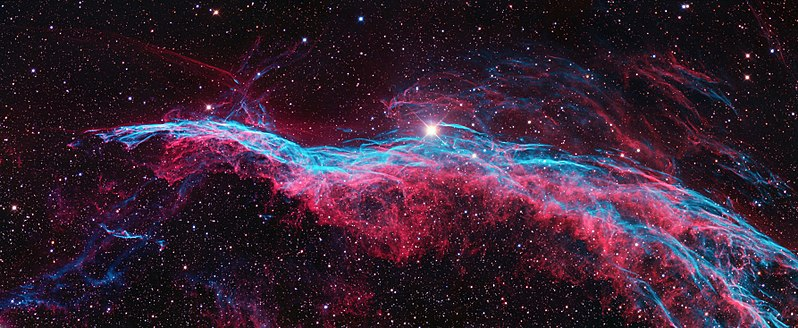
#> input picture Nebulae_Img/Img_Selection/Nebula0001.jpg, 798 x 328 px, found by its file name
$ jupyter execute --allow-errors img_preprocess.ipynb
#> lines starting #> are read from the running program, lines starting #| are printed output that depends on the picture
[cell 1]
# 1-1. 이미지 width를 리스트에 저장한 후, 범주형 데이터로 가공하기
# 1-2. width 범주 데이터를 막대 그래프로 시각화하기
# 2-1. 이미지 height를 리스트에 저장한 후, 범주형 데이터로 가공하기
# 2-2. height 범주 데이터를 막대 그래프로 시각화하기
# 2-1. 이미지 width의 최빈값, 평균값 구하기
# 2-2. 이미지 height의 최빈값, 평균값 구하기


# 번외 : N x N 사이즈로 일괄 변형하기

[cell 2]
import cv2
import numpy as np
import matplotlib.pyplot as plt
import os
from tqdm.notebook import tqdm_notebook

#> (a cell that did not finish here is left out)

[cell 4]
# 온전한 성운 이미지만 직접 선별함
print(f"👉 선별 이미지 개수 : {len(os.listdir('./Img_Selection/'))}개")

[cell 5]
img = cv2.imread('./Img_Selection/Nebula0001.jpg')
#> img is the input picture: shape (328, 798, 3); mean B, G, R 52.3, 34.8, 56.2
h, w, c = img.shape
#> h = 328; w = 798; c = 3
print(h)
#| 328

[cell 6]
height_li = []
width_li = []

not_read_fn_li = []

for fn in os.listdir('./Img_Selection/'):
    try:
        img = cv2.imread(f"./Img_Selection/{fn}")
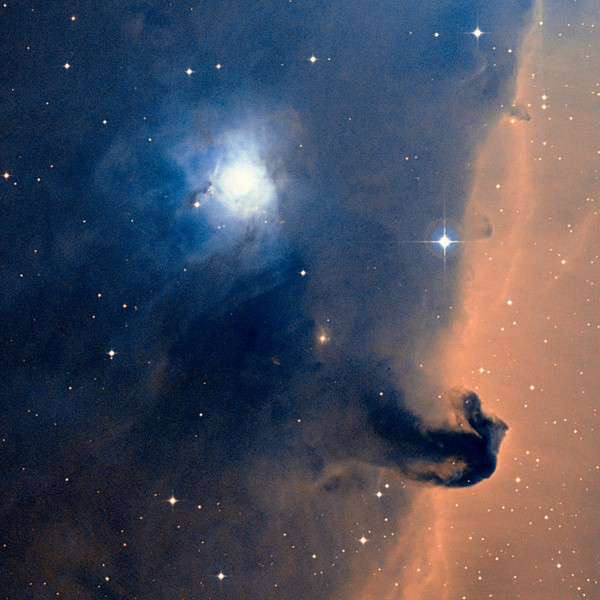
#> input picture Nebula_Img/Img_Selection/Nebula0077.jpg, 600 x 600 px
#> img is the input picture: shape (600, 600, 3); mean B, G, R 92.8, 78.9, 76.6

        h, w, _ = img.shape
#> h = 600; w = 600

        height_li.append(h)
        width_li.append(w)

    except AttributeError:
        not_read_fn_li.append(fn)
        print(f"{fn} 파일은 shape 정보를 읽어올 수 없습니다...")

[cell 7]
select_len = len(os.listdir('./Img_Selection/'))
print(f"👉 shape 정보 확인한 이미지 개수 : {select_len - len(not_read_fn_li)}개")

[cell 8]
def bar_chart_with_frequencies(data, title, x_label, y_label):
    # 데이터 분석: 빈도수 계산
#> called with title = 'Height Distribution Bar-Chart', x_label = 'height_data', y_label = 'cnt'
    frequencies = {}
    for item in data:
        frequencies[item] = frequencies.get(item, 0) + 1
#> after the loop, frequencies = {600: 1, 517: 1, 347: 1}

    # 빈도수를 기준으로 항목과 빈도수를 분리
    items = list(frequencies.keys())
#> items = [600, 517, 347]
    counts = list(frequencies.values())
#> counts = [1, 1, 1]

    # 막대그래프 생성
    plt.bar(items, counts)

    # 그래프 제목, x축 라벨, y축 라벨 설정
    plt.title(title)
    plt.xlabel(x_label)
    plt.ylabel(y_label)

    print(items)
#| [600, 517, 347]

    plt.ylim([0, 50])

    # 그래프 보여주기
    plt.show()
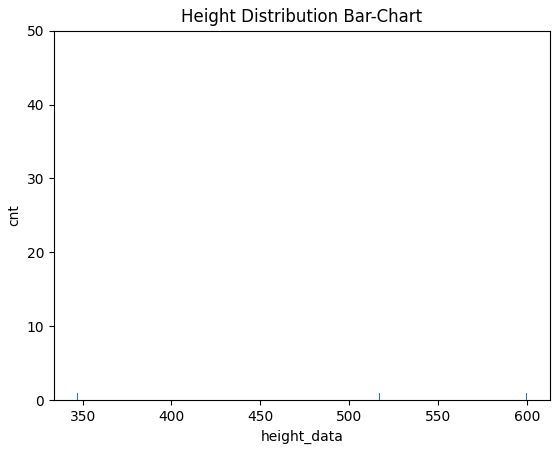
#> figure drawn by matplotlib, 1 panel
